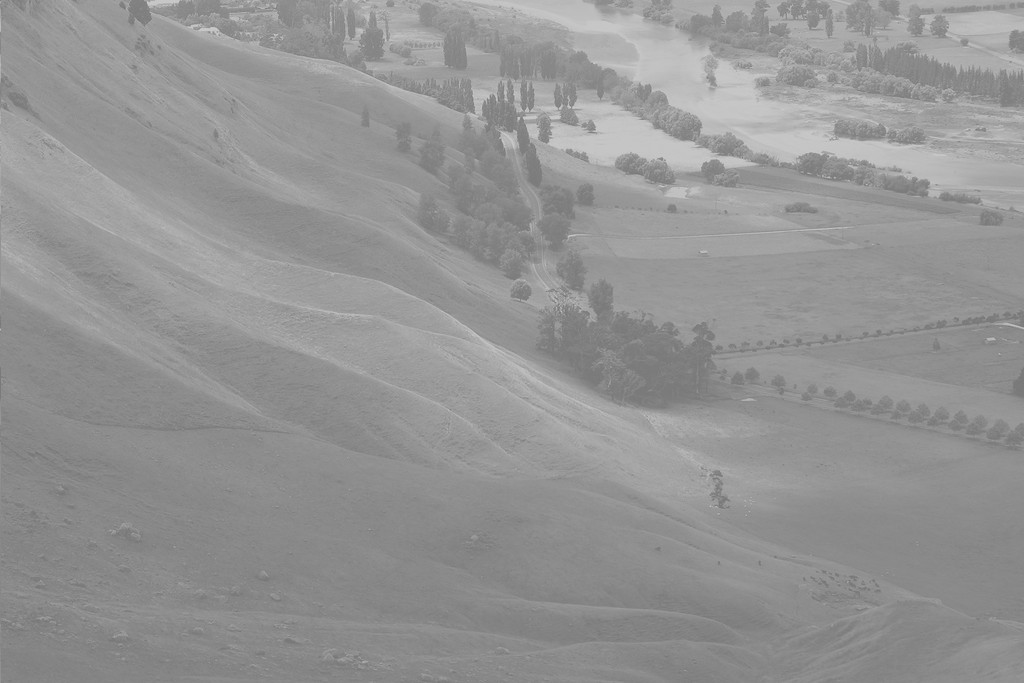
#> input picture Aula 18-03/Imagens/campo.jpg, 1024 x 683 px, found by its file name
$ python equalizacao_histograma.py
#> lines starting #> are read from the running program, lines starting #| are printed output that depends on the picture
import cv2
import matplotlib.pyplot as plt
import numpy as np

imagem = cv2.imread('./Aula 18-03/Imagens/campo.jpg', 0) #lê a imagem em escala de cinza
#> imagem is the input picture: shape (683, 1024); min 114, max 208, mean 148

#Aplica a equalização do histograma
imagem_eq = cv2.equalizeHist(imagem)
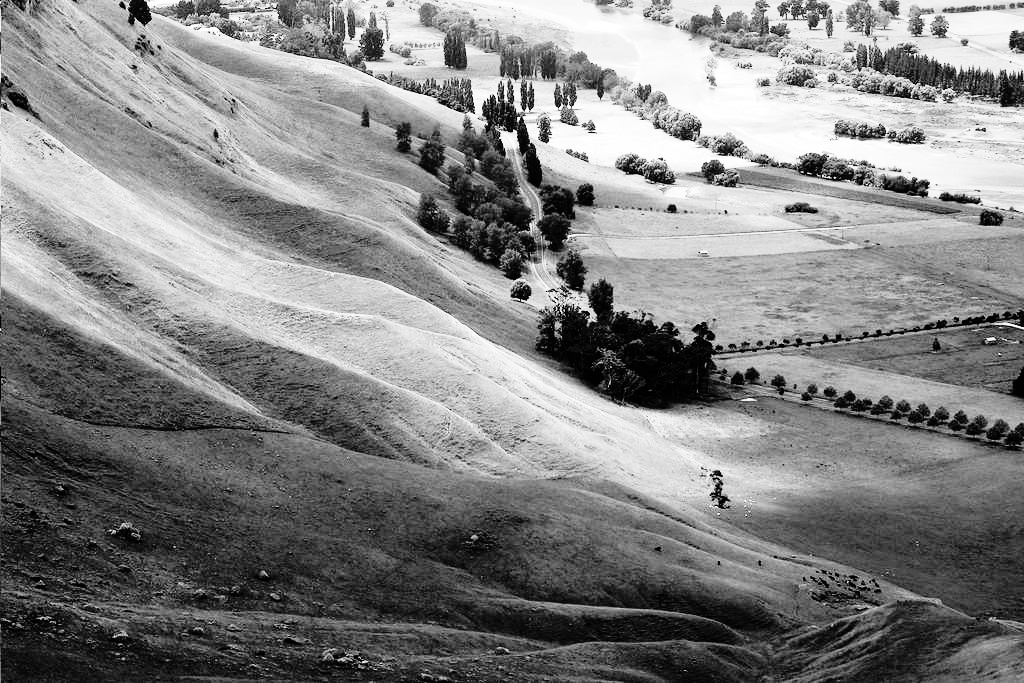
#> imagem_eq: shape (683, 1024); min 0, max 255, mean 130.5

fig, (ax1, ax2) = plt.subplots(1,2, figsize=(12,5))

hist1, _ = np.histogram(imagem.ravel(), 256, [0,256])
#> hist1 = 256 values, max 28693 at index 137, min 0 at index 0, mean 2732
# Calcula cdf
cdf1 = hist1.cumsum() #cumulative distribution function - curva de frequência acumulada
#> cdf1 = 256 values from 0 to 699392
cdf1_norm = cdf1 * hist1.max() / cdf1.max()
#> cdf1_norm = 256 values from 0 to 28693

ax1.hist(imagem.ravel(), 256, [0,256], color='pink')
ax1.plot(cdf1_norm, color='red')
ax1.set_title('Original + CDF')

# Equalização do histograma
hist2, _ = np.histogram(imagem_eq.ravel(), 256, [0,256])
#> hist2 = 256 values, max 28693 at index 63, min 0 at index 5, mean 2732

cdf2 = hist2.cumsum() #cumulative distribution function - curva de frequência acumulada
#> cdf2 = 256 values from 887 to 699392
cdf2_norm = cdf2 * hist2.max() / cdf2.max()
#> cdf2_norm = 256 values from 36.39 to 28693

ax2.hist(imagem_eq.ravel(), 256, [0,256], color='pink')
ax2.plot(cdf2_norm, color='red')
ax2.set_title('Equalizada + CDF')

cv2.imshow("Original", imagem)
cv2.imshow("Equalizada", imagem_eq)


plt.show()
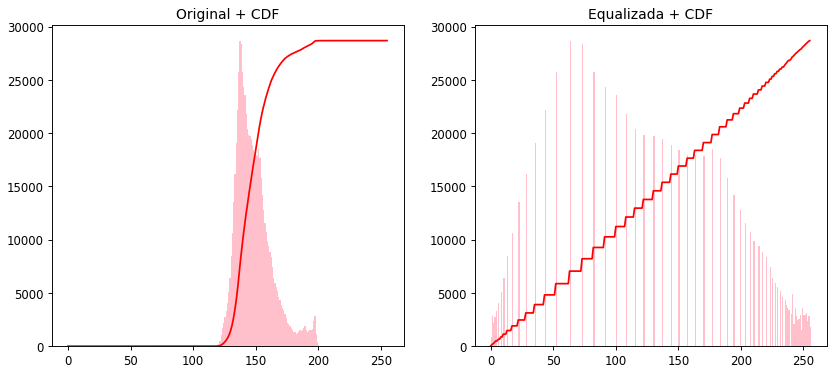
#> figure drawn by matplotlib, 2 panels; panel 1: tallest bar 28693 high, from x = 137 to 138; panel 1: curve peaks at x = 208, y = 28693; panel 2: tallest bar 28693 high, from x = 63 to 64; panel 2: curve peaks at x = 255, y = 28693

cv2.waitKey(0)
cv2.destroyAllWindows()

$ run again, with Aula 18-03/Imagens/casal.png saved as Aula 18-03/Imagens/campo.jpg
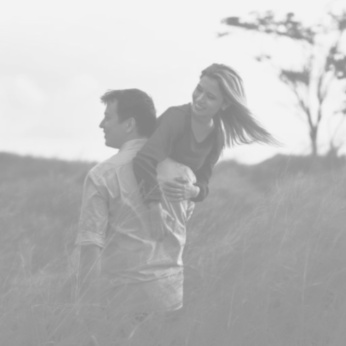
#> input picture Aula 18-03/Imagens/casal.png, 346 x 346 px, found by its file name
#> imagem is the input picture: shape (346, 346); min 129, max 246, mean 186.3
#> `imagem_eq = cv2.equalizeHist(imagem)`:
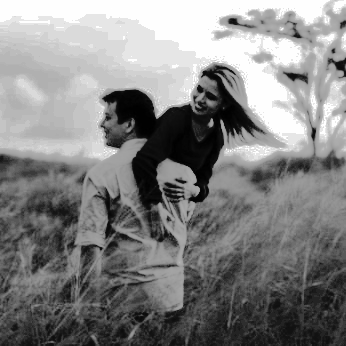
#> imagem_eq: shape (346, 346); min 0, max 255, mean 131.5
#> hist1 = 256 values, max 11680 at index 243, min 0 at index 0, mean 467.6
#> cdf1 = 256 values from 0 to 119716
#> cdf1_norm = 256 values from 0 to 11680
#> hist2 = 256 values, max 11680 at index 254, min 0 at index 5, mean 467.6
#> cdf2 = 256 values from 52 to 119716
#> cdf2_norm = 256 values from 5.07 to 11680
#> `plt.show()`:
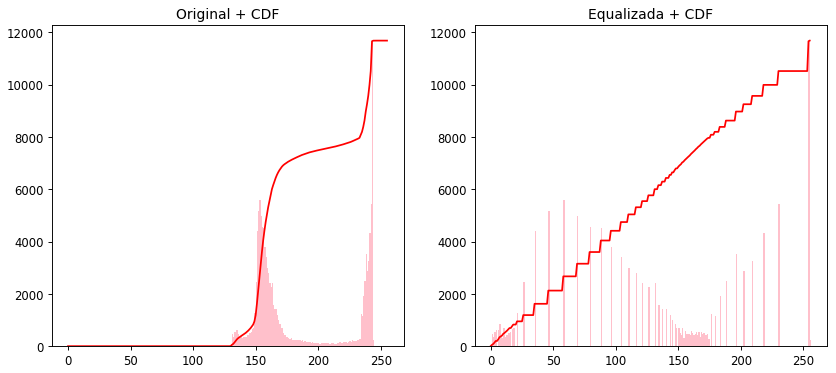
#> figure drawn by matplotlib, 2 panels; panel 1: tallest bar 11680 high, from x = 243 to 244; panel 1: curve peaks at x = 246, y = 11680; panel 2: tallest bar 11680 high, from x = 254 to 255; panel 2: curve peaks at x = 255, y = 11680
